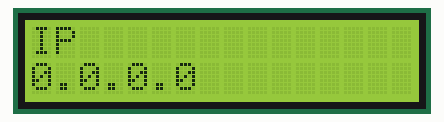
Recording of a sketch running on a simulated ESP8266 (NodeMCU). On the bench: 16×2 character LCD. Uploads are accepted with an empty reply.

Above: at 0.1 s.
At 2.4 s:
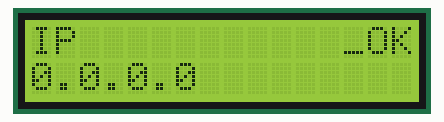
At 6.7 s:
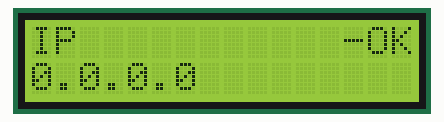

The sketch:

korbit_ticker.ino
```cpp
#include <ESP8266WiFi.h>
#include <ESP8266HTTPClient.h>
#include <WiFiClientSecure.h>
#include <Wire.h>
#include <LiquidCrystal_I2C.h>

//i2c 어드레스는 간혹 바뀌니까 안되면 i2c스켄 필요
LiquidCrystal_I2C lcd(0x3F, 16, 2);
WiFiClientSecure client;

//server info
const char* host = "api.korbit.co.kr";
const int httpsPort = 443;
String url = "/v1/ticker?currency_pair=btc_krw";

//response string
String payload;

//price position
int start_idx;
int end_idx ;
String prc;

//exported price
int price;
int old_price;

//state flag
int key_blink = 0;
int ok_flag = 0;

void setup() {
  WiFi.waitForConnectResult();
  Serial.begin(115200);
  lcd.begin();
  lcd.backlight();
  lcd.clear();
  lcd.setCursor(0, 0);
  lcd.print("IP");
  lcd.setCursor(0, 1);
  lcd.print(WiFi.localIP());
  delay(1000);
}

void loop() {
  WiFi.waitForConnectResult();

  if (!client.connect(host, httpsPort)) {
    lcd.setCursor(13, 0);
    lcd.print("ERR");
    ok_flag = 0;
    return;
  }
  client.print(String("GET ") + url + " HTTP/1.1\r\n" +
               "Host: " + host + "\r\n" +
               "User-Agent: ESP8266\r\n" +
               "Connection: close\r\n\r\n");

  while (client.connected()) {
    if (client.readStringUntil('\n') == "\r") {
      break;
    }
  }

  payload = client.readStringUntil('\n');
  start_idx = payload.lastIndexOf(":\"") + 2;
  end_idx = payload.lastIndexOf("\"}");
  prc = payload.substring(start_idx, end_idx);
  price = prc.toInt();

  lcd.setCursor(13, 0);
  lcd.print(key_blink == 0 ? "_" : "-");
  key_blink = 1 - key_blink;

  if (ok_flag == 0) {
    lcd.setCursor(14, 0);
    lcd.print("OK");
    ok_flag = 1;
  }

  if (old_price != price) {
    lcd.setCursor(0, 0);
    lcd.print("BTC 1");
    lcd.setCursor(0, 1);
    lcd.print("                ");
    lcd.setCursor(0, 1);
    lcd.print("KRW");
    lcd.setCursor(4, 1);
    lcd.print(price);
    old_price = price;
  }

  delay(3000);
}
```

Measured:
- what the display in image 1 shows lasts 4.3 s, from 2.3 s to 6.6 s
